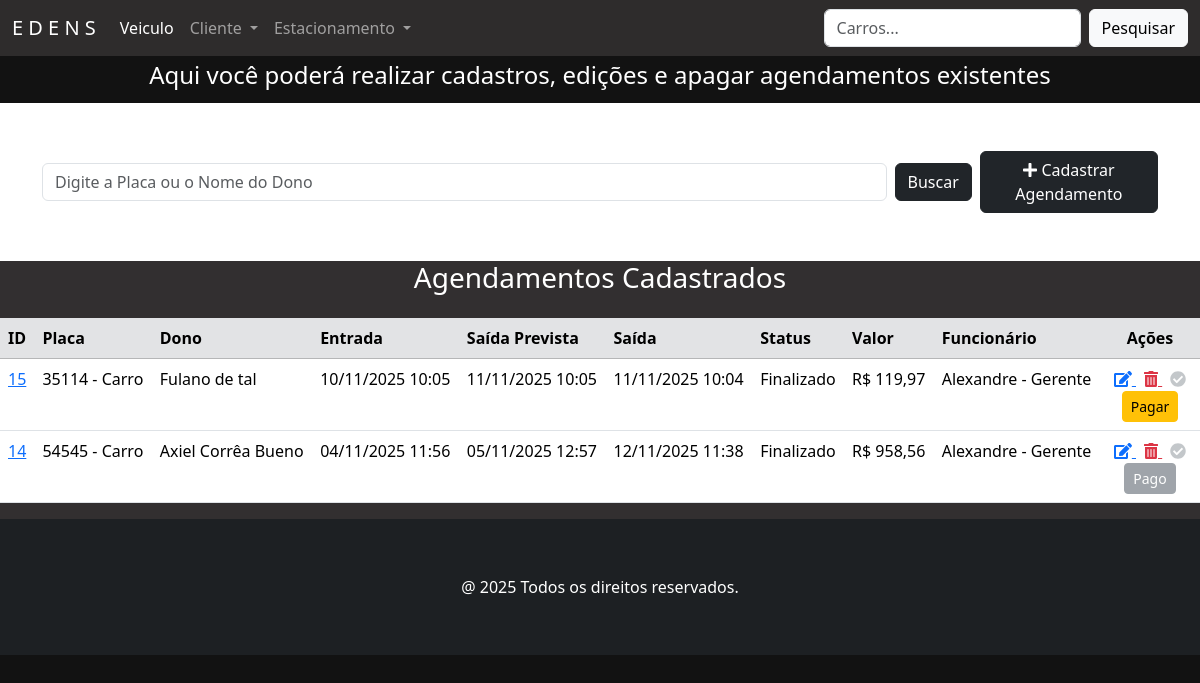
Before: /agendamentos/ with the older database file.
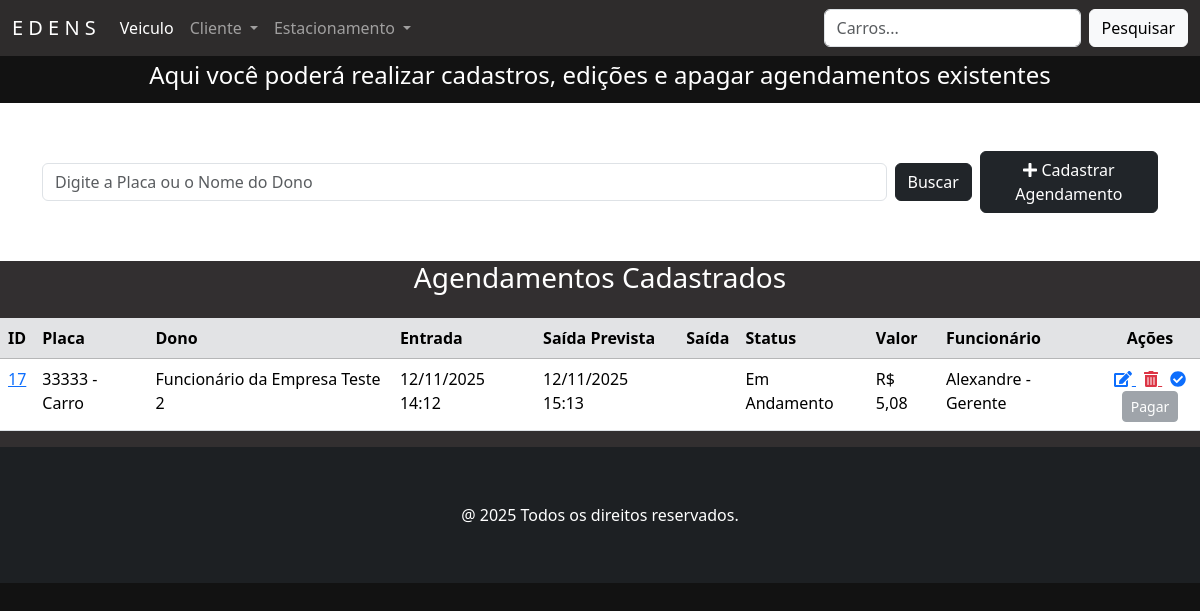
After: the same page with the newer database file.
### agendamentos/models.py (models this page shows, shortened)
class Agendamento(models.Model):
    placa = models.ForeignKey(Veiculo, on_delete=models.CASCADE, related_name='agendamentos', verbose_name='Placa')
    dono = models.ForeignKey(Cliente, on_delete=models.CASCADE, related_name='agendamentos',verbose_name='Dono')
    funcionario = models.ForeignKey(Funcionario, on_delete=models.CASCADE, related_name='agendamentos',verbose_name='Funcionario')
    entrada = models.DateTimeField('Entrada', help_text='Data e hora de entrada')
    saida_prevista = models.DateTimeField('Saída Prevista', help_text='Data e hora prevista de saída')
    saida = models.DateTimeField('Saída Real', null=True, blank=True, help_text='Data e hora real de saída')
    valor = models.DecimalField('Valor', max_digits=8, decimal_places=2, editable=False, default=0.00)
    pago = models.BooleanField(default=False)
    metodo_pagamento = models.CharField(max_length=20, null=True, blank=True)
    valor_desconto = models.DecimalField(max_digits=10, decimal_places=2, default=0)
    STATUS_CHOICES = [
        ('andamento', 'Em Andamento'),
        ('finalizado', 'Finalizado'),
        ('cancelado', 'Cancelado'),
    ]
    status = models.CharField(max_length=20, choices=STATUS_CHOICES, default='andamento', verbose_name='Status')
    class Meta:
        verbose_name = 'Agendamento'
        verbose_name_plural = 'Agendamentos'
        ordering = ['-entrada']

### veiculo/models.py (models this page shows)
class Veiculo(models.Model):
    placa = models.CharField('Placa', max_length=5, unique=True, help_text='Placa do veículo')
    tipo = models.CharField('Tipo de Veículo', max_length=20, choices=TIPO_VEICULO)
    dono = models.ForeignKey(Cliente, on_delete=models.CASCADE, related_name='veiculos', default=1)
    class Meta:
        verbose_name = 'Veículo'
        verbose_name_plural = 'Veículos'
    def __str__(self):
        return f'{self.placa} - {self.tipo}'

### funcionarios/models.py (models this page shows)
class Funcionario(models.Model):
    idFuncionario = models.AutoField(primary_key=True, verbose_name='ID Estadia')
    nome = models.CharField('Nome', max_length=50, help_text='Nome completo')
    cpf = models.CharField('CPF', max_length=11, help_text='CPF completo', unique=True)
    fone = models.CharField('Fone', max_length=11, help_text='Número de telefone', unique=True)
    cargo = models.CharField('Cargo', max_length=20, choices=CARGO_CHOICES)
    salario = models.DecimalField('Salário', max_digits=10, decimal_places=2, help_text='Salário do funcionário')
    foto = StdImageField(upload_to='media/', variations={'thumb': {'width': 150, 'height': 150, 'crop': True}}, blank=True, null=True, verbose_name="Foto")
    class Meta:
        verbose_name = 'Funcionário'
        verbose_name_plural = 'Funcionários'
    def __str__(self):
        return f"{self.nome} - {self.cargo}"

### agendamentos/views.py (the view)
# urls.py: path('agendamentos/', AgendamentoView.as_view(), name='agendamentos'),
class AgendamentoView(ListView):
    model = Agendamento
    template_name = 'agendamento.html'
    def get_queryset(self):
        buscar = self.request.GET.get('buscar')
        qs = super().get_queryset()
        if buscar:
            qs = qs.filter(
                Q(placa__placa__icontains=buscar) |
                Q(dono__nome__icontains=buscar)
            )
        if qs.exists():
            paginator = Paginator(qs, 10)
            listagem = paginator.get_page(self.request.GET.get('page'))
            return listagem
        else:
            messages.info(self.request, 'Não existem agendamentos cadastrados.')
            return Agendamento.objects.none()

### pessoa/models.py (called while the page is built)
    def __str__(self):
        return super().nome

### agendamentos/templates/agendamento.html (shortened to what the changed rows need)
{% extends 'principal.html' %}
{% load django_bootstrap5 %}
{% load static %}
{% block content %}
    {% if object_list %}
        <div class="card-body" style="background-color: #322f30">
            <div class="table-responsive">
                <table class="table table-hover">
                    <thead class="table-secondary">
                    <tr>
                        <th>ID</th>
                        <th>Placa</th>
                        <th>Dono</th>
                        <th>Entrada</th>
                        <th>Saída Prevista</th>
                        <th>Saída</th>
                        <th>Status</th>
                        <th>Valor</th>
                        <th>Funcionário</th>
                        <th style="width: 100px; text-align: center">Ações</th>
                    </tr>
                    </thead>
                    <tbody>
                    {% for agendamento in object_list %}
                        <tr>
                            <td>
                                <a href="#" data-bs-toggle="modal" data-bs-target="#modal{{ agendamento.id }}">
                                    {{ agendamento.id }}
                                </a>
                            </td>
                            <td>{{ agendamento.placa }}</td>
                            <td>{{ agendamento.dono }}</td>
                            <td>{{ agendamento.entrada|date:"d/m/Y H:i" }}</td>
                            <td>{{ agendamento.saida_prevista|date:"d/m/Y H:i" }}</td>
                            <td>{{ agendamento.saida|date:"d/m/Y H:i" }}</td>
                            <td>{{ agendamento.get_status_display }}</td>
                            <td>R$ {{ agendamento.valor|floatformat:2 }}</td>
                            <td>{{ agendamento.funcionario }}</td>
                            <td class="text-center">
                                <a href="{% url 'agendamentos_editar' agendamento.pk %}" class="me-2" title="Editar">
                                    <i class="fas fa-edit"></i>
                                </a>
                                <a href="{% url 'agendamentos_apagar' agendamento.pk %}" title="Apagar"
                                   class="text-danger me-2">
                                    <i class="fas fa-trash-alt"></i>
                                </a>
                                {% if agendamento.status != 'finalizado' %}
                                    <a href="{% url 'agendamentos_finalizar' agendamento.pk %}" class="text-primary"
                                       title="Finalizar">
                                        <i class="fas fa-check-circle"></i>
                                    </a>
                                {% else %}
                                    <span class="text-secondary" title="Já finalizado"
                                          style="pointer-events: none; opacity: 0.4;"><i
                                            class="fas fa-check-circle"></i></span>
                                {% endif %}
                                {% if agendamento.pago %}
                                    <button class="btn btn-secondary btn-sm" disabled title="Já pago">
                                        Pago
                                    </button>
                                {% elif agendamento.status != 'finalizado' %}
                                    <button class="btn btn-secondary btn-sm" disabled
                                            title="Finalize o agendamento antes de pagar">
                                        Pagar
                                    </button>
                                {% else %}
                                    <a href="#" class="btn btn-warning btn-sm" data-bs-toggle="modal"
                                       data-bs-target="#modalPagar{{ agendamento.id }}" title="Pagar">
                                        Pagar
                                    </a>
                                {% endif %}
                            </td>
                        </tr>
                    {% endfor %}
                    </tbody>
                </table>
            </div>
        </div>
    {% else %}
        <p class="text-center mt-4">Nenhum agendamento encontrado.</p>
    {% endif %}
{% endblock %}

Changed rows visible on the page:
removed Agendamento: id "15", placa "35114 - Carro", dono "Fulano de tal", entrada "10/11/2025 10:05", saida_prevista "11/11/2025 10:05", saida "11/11/2025 10:04", status "Finalizado", valor "119,97", funcionario "Alexandre - Gerente"
removed Agendamento: id "14", placa "54545 - Carro", dono "Axiel Corrêa Bueno", entrada "04/11/2025 11:56", saida_prevista "05/11/2025 12:57", saida "12/11/2025 11:38", status "Finalizado", valor "958,56", funcionario "Alexandre - Gerente", pago "Pago"
added Agendamento: id "17", placa "33333 - Carro", dono "Funcionário da Empresa Teste 2", entrada "12/11/2025 14:12", saida_prevista "12/11/2025 15:13", status "Em Andamento", valor "5,08", funcionario "Alexandre - Gerente", pago "Pagar"
